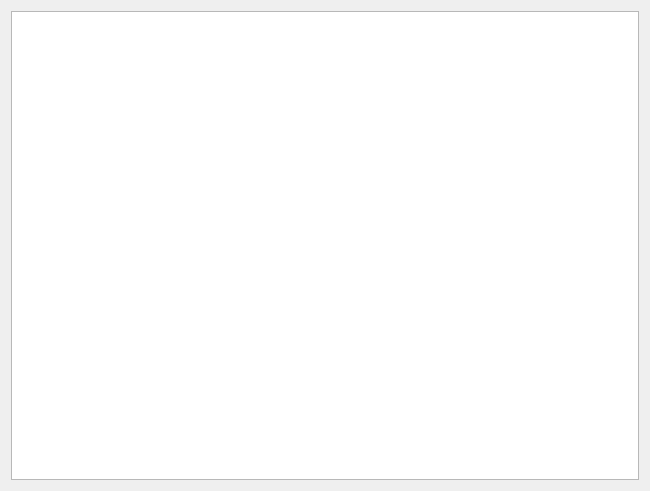
<?xml version="1.0" encoding="UTF-8"?>
<ui version="4.0">
 <class>flowGraphView</class>
 <widget class="QWidget" name="flowGraphView">
  <property name="geometry">
   <rect>
    <x>0</x>
    <y>0</y>
    <width>650</width>
    <height>491</height>
   </rect>
  </property>
  <property name="windowTitle">
   <string>Form</string>
  </property>
  <layout class="QVBoxLayout" name="verticalLayout">
   <item>
    <widget class="QGraphicsView" name="graphicsView"/>
   </item>
  </layout>
 </widget>
 <resources/>
 <connections/>
</ui>
